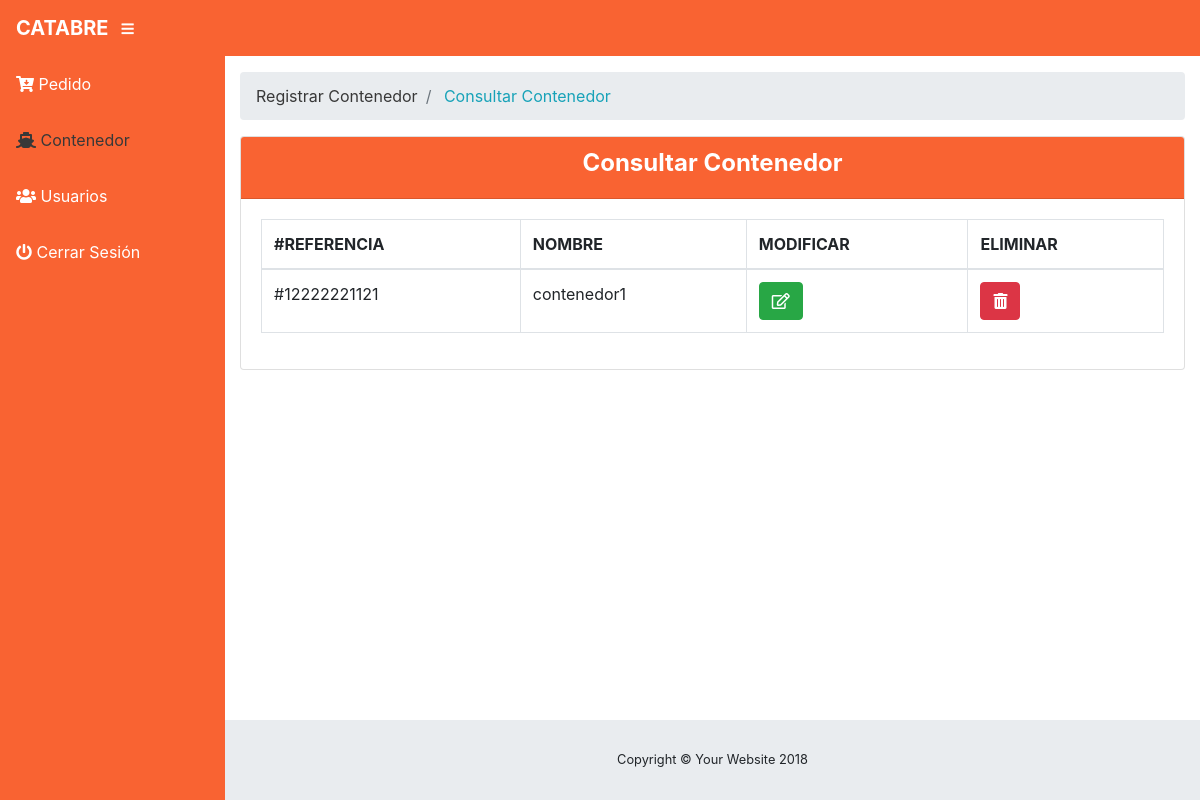
The app's page /vista/consultar-contenedor.php, older data.
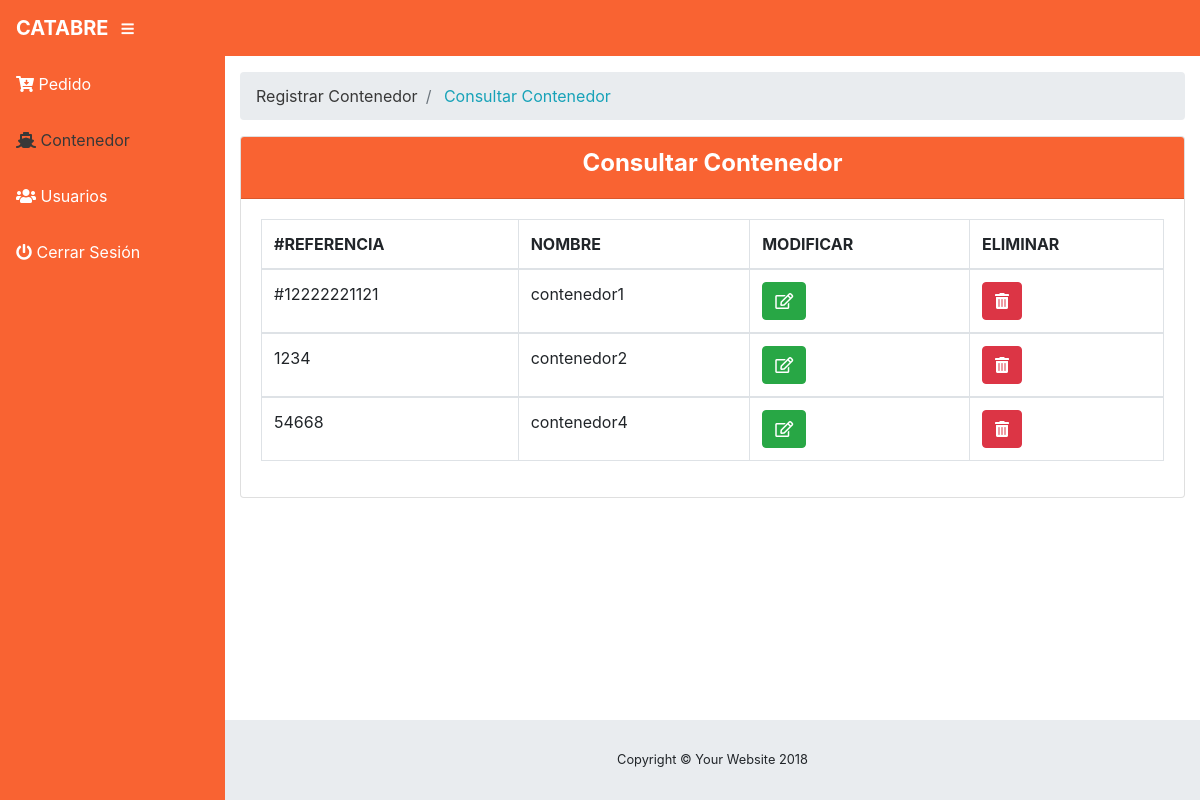
The same page, newer data.
### tables this page shows
CREATE TABLE `contenedor` (
  `id_contenedor` int(11) NOT NULL,
  `ref` text NOT NULL,
  `nombre` text NOT NULL,
  `status` text NOT NULL
);

### vista/consultar-contenedor.php (the view, shortened to what this page needs)
<!DOCTYPE html>
<html>
 <head>
    <?php
      include("head.php");
    ?>
  </head>
	<body id="page-top">
		<?php
			include ('nav.php');
		?>
		<div id="wrapper">
			<?php
				$page='Contenedor';
				include ('menu.php');
			?>
				<div id="content-wrapper">
					<div class="container-fluid">
						<ol class="breadcrumb">
				          <li class="breadcrumb-item">
				            <a href="nuevo-contenedor.php" style="color:#383838;"> Registrar Contenedor</a>
				          </li>
				           <li class="breadcrumb-item">
				            <a href="consultar-contenedor.php" style="color: #17a2b8;"> Consultar Contenedor</a>
				          </li>
				        </ol>
							<div class="card">
								<div class="card-header" style="background-color: #f96332; color: #fff;">
									<h4 align="center" style="color: #fff;">Consultar Contenedor</h4>
								</div>
								<div class="card-body">
									<table class="table table-bordered">
										<thead>
											<tr>
												<th>#REFERENCIA</th>
												<th>NOMBRE</th>
												<th>MODIFICAR</th>
												<th>ELIMINAR</th>
											</tr>
										</thead>
									<?php
										include ("../modelo/conexion.php");
										$consulta_contenedor=mysqli_query($db, "SELECT * FROM contenedor");
										while ($fila=mysqli_fetch_array($consulta_contenedor)) {
											?>
												    <tbody>
												      <tr>
												        <td><?php echo $fila['ref']; ?></td>
												        <td><?php echo $fila['nombre']; ?></td>
												         <td>
								                              <a href="#" id="<?php echo $fila['id_contenedor'];?>" data-target="#editar-contenedor" class="btn btn-success" data-toggle="modal" data-id="<?php echo $fila['id_contenedor'];?>">
								                              <i class="far fa-edit" aria-hidden="true"></i>
								                              </a>
								                          </td>
								                          <td>
							                                  <a href="#" class="btn btn-danger"  data-toggle="modal" data-target="#eliminar-contenedor" data-book-id="<?php echo $fila['id_contenedor'];?>">
							                                    <i class="fas fa-trash-alt" aria-hidden="true"></i>
							                                  </a>
                          								</td>
												      </tr>
												    </tbody>
											<?php
										}
									?>
									</table>
								</div>
							</div>
					</div>
					<?php
							include ('footer.php');
						?>
				</div>
	</body>
</html>

### vista/head.php (shortened to what this page needs)
<link href="css/bootstrap.min.css" rel="stylesheet">
<link href="css/all.css" rel="stylesheet" type="text/css">
<link href="css/sb-admin.css" rel="stylesheet">
<link href="css/general.css" rel="stylesheet">

### vista/nav.php
 <nav class="navbar navbar-expand static-top" style="background-color: #f96332">
   <a class="navbar-brand mr-1" href="#" style="color: #fff; font-weight: bold;">CATABRE</a>
   <button class="btn btn-link btn-sm text-white order-1 order-sm-0" id="sidebarToggle" href="#">
     <i class="fas fa-bars"></i>
   </button>
</nav>

### vista/menu.php
<ul class="sidebar navbar-nav">
  <li class="nav-item">
      <a class="nav-link" <?php if ($page=="Pedido"){
              ?>
              style="color: #383838;"
              <?php
            }
          ?>
          href="nuevo-pedido.php">
       <i class="fas fa-cart-arrow-down"></i>
            <span>Pedido</span>
      </a>
  </li>
  <li class="nav-item">
       <a class="nav-link" <?php if ($page=="Contenedor"){
              ?>
              style="color: #383838;"
              <?php
            }
          ?>   href="nuevo-contenedor.php">
        <i class="fas fa-ship"></i>
          <span>Contenedor</span>
      </a>
  </li>
  <li class="nav-item">
   <a class="nav-link" <?php if ($page=="Usuarios"){
              ?>
              style="color: #383838;"
              <?php
            }
          ?> href="nuevo-usuario.php">
      <i class="fas fa-users"></i>
      <span>Usuarios</span></a>
  </li>
  <li class="nav-item">
    <a class="nav-link" href="tables.html">
      <i class="fas fa-power-off"></i>
      <span>Cerrar Sesión</span></a>
  </li>
</ul>

### vista/footer.php
  <footer class="sticky-footer">
    <div class="container my-auto">
      <div class="copyright text-center my-auto">
        <span>Copyright © Your Website 2018</span>
      </div>
    </div>
  </footer>
</div>

### vista/css/all.css (style rules this page uses)
.fa, .fas, .far, .fal, .fab { -moz-osx-font-smoothing: grayscale; -webkit-font-smoothing: antialiased; display: inline-block; font-style: normal; font-variant: normal; text-rendering: auto; line-height: 1; }
.fa-bars:before { content: "\f0c9"; }
.fa-cart-arrow-down:before { content: "\f218"; }
.fa-edit:before { content: "\f044"; }
.fa-power-off:before { content: "\f011"; }
.fa-ship:before { content: "\f21a"; }
.fa-trash-alt:before { content: "\f2ed"; }
.fa-users:before { content: "\f0c0"; }
.far { font-family: 'Font Awesome 5 Free'; font-weight: 400; }
.fa, .fas { font-family: 'Font Awesome 5 Free'; font-weight: 900; }

### vista/css/sb-admin.css (style rules this page uses)
html { position: relative; min-height: 100%; }
body { height: 100%; }
#wrapper { display: -webkit-box; display: -ms-flexbox; display: flex; }
#wrapper #content-wrapper { overflow-x: hidden; width: 100%; padding-top: 1rem; padding-bottom: 80px; }
.sidebar { width: 90px !important; background-color: #f96332; min-height: calc(100vh - 56px); }
.sidebar .nav-item:last-child { margin-bottom: 1rem; }
.sidebar .nav-item .nav-link { text-align: center; padding: 0.75rem 1rem; width: 90px; }
.sidebar .nav-item .nav-link span { font-size: 0.65rem; display: block; }
.sidebar .nav-item .nav-link { color: #fff; }
@media (min-width: 768px) { .sidebar { width: 225px !important; } }
@media (min-width: 768px) { .sidebar .nav-item .nav-link { display: block; width: 100%; text-align: left; padding: 1rem; width: 225px; } }
@media (min-width: 768px) { .sidebar .nav-item .nav-link span { font-size: 1rem; display: inline; } }
:root { --input-padding-x: 0.75rem; --input-padding-y: 0.75rem; }
footer.sticky-footer { display: -webkit-box; display: -ms-flexbox; display: flex; position: absolute; right: 0; bottom: 0; width: calc(100% - 90px); height: 80px; background-color: #e9ecef; }
footer.sticky-footer .copyright { line-height: 1; font-size: 0.8rem; }
@media (min-width: 768px) { footer.sticky-footer { width: calc(100% - 225px); } }

### vista/css/general.css (style rules this page uses)
h4 { color: #383838; font-weight: bold; }
a,a:focus { text-decoration: none !important; }

Row changes from the older to the newer data that the page shows:
added contenedor: ref "1234", nombre "contenedor2"
added contenedor: ref "54668", nombre "contenedor4"
